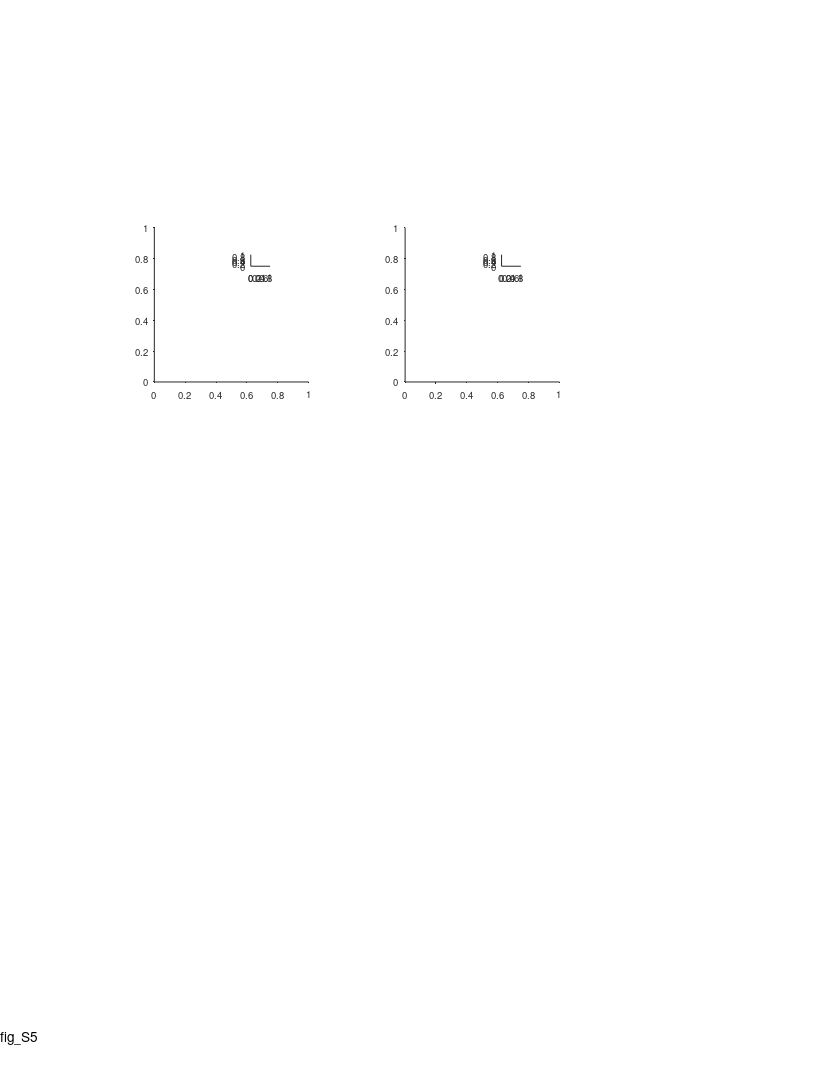

Write the MATLAB code that produced this figure. (Note: this script raises an error after producing the figure.)
%% Large Scale - supp fig - comparing the two arms

%%
clear 
clc

%% plotting options
% yscale_opt = 'linear';
yscale_opt = 'log';

%% define output files
res_dir = 'L:\paper_figures';
mkdir(res_dir)
fig_name_str = 'fig_S5';
fig_caption_str = 'compare firing patterns between the two arms (long vs. short)';
log_name_str = [fig_name_str '_log_file' '.txt'];
log_name_str = strrep(log_name_str , ':', '-');
log_name_str = strrep(log_name_str , ' ', '_');
log_name_out = fullfile(res_dir, log_name_str);

%% open log file
diary off
diary(log_name_out)
diary on
disp('Log file');
disp(['created: ', datestr(clock)]);
disp('======================================================');
disp([fig_name_str ':' fig_caption_str]);
disp('======================================================');
disp('');

%% create figure
% =========================================================================
% figure_size_cm = [21.0 29.7]; % ~A4
figure_size_cm = [21.6 27.9]; % ~US letter
figure ;
% Some WYSIWYG options:
set(gcf,'DefaultAxesFontSize',7);
set(gcf,'DefaultAxesFontName','helvetica');
set(gcf,'DefaultAxesUnits','centimeters');
set(gcf,'PaperType','usletter')
% set(gcf,'PaperType','<custom>');
set(gcf,'PaperUnits','centimeters','PaperPosition',[0 0 figure_size_cm]);
set(gcf,'PaperOrientation','portrait');
set(gcf,'Units','centimeters','Position',get(gcf,'paperPosition')+[0 0 0 0]); % position on screen...
set(gcf, 'Renderer', 'painters');
set(groot, 'defaultAxesTickDir', 'out');
set(groot,  'defaultAxesTickDirMode', 'manual');
annotation('textbox', [0.5 1 0 0], 'String',fig_name_str, 'HorizontalAlignment','center','Interpreter','none', 'FitBoxToText','on');
pause(0.2); % workaround to solve matlab automatically changing the axes positions...

% create panels
panels_size = [4 4];
panel_A = axes('position', [ 4    18 panels_size]);
panel_B = axes('position', [10.5  18 panels_size]);
panel_A_legend = axes('position', [ 6.5 21 0.5 0.3]);
panel_B_legend = axes('position', [13   21 0.5 0.3]);
% panel_A(1) = axes('position', [ 4   18 panels_size]);
% panel_A(2) = axes('position', [ 4   13 panels_size]);
% panel_A(3) = axes('position', [ 4    8 panels_size]);
% panel_B(1) = axes('position', [10.5 18 panels_size]);
% panel_B(2) = axes('position', [10.5 13 panels_size]);
% panel_B(3) = axes('position', [10.5  8 panels_size]);
% panel_A_legend(1) = axes('position', [ 6.5 20.5 0.5 0.3]);
% panel_A_legend(2) = axes('position', [ 6.5 15.5 0.5 0.3]);
% panel_A_legend(3) = axes('position', [ 6.5 10.5 0.5 0.3]);
% panel_B_legend(1) = axes('position', [12.5 20.5 0.5 0.3]);
% panel_B_legend(2) = axes('position', [12.5 15.5 0.5 0.3]);
% panel_B_legend(3) = axes('position', [12.5 10.5 0.5 0.3]);

%% load population data
% =========================================================================
prm = PARAMS_GetAll();
cells_t = DS_get_cells_summary();
bats = [79,148,34,9861,2289];
cells_t(~ismember(cells_t.bat, bats ),:) = [];
cells = cellfun(@(c)(cell_load_data(c,'details')), cells_t.cell_ID, 'UniformOutput',0);
cells = [cells{:}];
cells = [cells.details];
cells(~contains({cells.brain_area}, 'CA1')) = [];
cells(~ismember([cells.ClusterQuality], [2])) = [];
cells = cellfun(@(c)(cell_load_data(c,'details','meanFR')), {cells.cell_ID}, 'UniformOutput',0);
cells = [cells{:}];
cells_details = [cells.details];
cells_ID = {cells_details.cell_ID};
meanFR = [cells.meanFR];
cells_ID([meanFR.all]>prm.inclusion.interneuron_FR_thr)=[];
clear cells stats cells_details cells_t
cells = cellfun(@(c)(cell_load_data(c,'details','stats','meanFR','stats','inclusion','signif','fields','FR_map','Ipos')), cells_ID, 'UniformOutput',0);
cells = [cells{:}];
whos cells

%% load LM data
exp_ID = 'b2289_d180615';
exp = exp_load_data(exp_ID,'LM');
LM = exp.LM;
% LM( contains({LM.name},{'ball','enter'}) ) = [];
turn_point_LM = LM( contains({LM.name},{'turn-point'}) );

%% panel A - Arrange data - compare fields size between short/long arms
fields_size = builtin('cell',length(cells),2);
for ii_dir = 1:2
    for ii_cell = 1:length(cells)
        cell = cells(ii_cell);
        if ~cell.signif(ii_dir).TF % check signif per direction
            continue;
        end
        fields = cell.fields{ii_dir};
        fields([fields.in_low_speed_area]) = []; % remove fields in low speed area
        pos = [fields.loc];
        width = [fields.width_prc];
        pos_thr = turn_point_LM.pos_proj;
        IX1 = pos <  pos_thr;
        IX2 = pos >= pos_thr;
        fields_size{ii_cell,ii_dir,1} = width(IX1);
        fields_size{ii_cell,ii_dir,2} = width(IX2);
    end
end
nFields = cellfun(@length, fields_size);
nFields(nFields==0) = nan;

%% panel A - plot (per direction)
% % % % for ii_dir = 1:2
% % % %     axes(panel_A(ii_dir));
% % % %     cla
% % % %     hold on
% % % %     
% % % %     x1 = [fields_size{:,ii_dir,1}];
% % % %     x2 = [fields_size{:,ii_dir,2}];
% % % %     
% % % %     c = prm.graphics.colors.flight_directions{ii_dir};
% % % %     nBins = 15;
% % % %     h1 = histogram( x1 );
% % % %     h1.NumBins = nBins;
% % % %     h1.Normalization = 'pdf';
% % % %     h1.DisplayStyle = 'stairs';
% % % %     h1.EdgeColor = c;
% % % %     h1.LineWidth = 2; % long arm
% % % %     h2 = histogram( x2 );
% % % %     h2.NumBins = nBins;
% % % %     h2.Normalization = 'pdf';
% % % %     h2.DisplayStyle = 'stairs';
% % % %     h2.EdgeColor = c;
% % % %     h2.LineWidth = 1; % short arm
% % % %     [H,P_KS,KSSTAT] = kstest2(x1,x2);
% % % %     text(1,0.9,sprintf('P_{KS} = %.2f',P_KS),'Units','normalized','HorizontalAlignment','right','VerticalAlignment','top','FontSize',7);
% % % % %     P_ranksum = ranksum(x1,x2);
% % % % %     text(1,0.85,sprintf('P_{Wilc}=%.2f',P_ranksum),'Units','normalized','HorizontalAlignment','right','VerticalAlignment','top','FontSize',7);
% % % %     ha=gca;
% % % %     ha.YLim(1) = 6e-4;
% % % %     ha.YScale = yscale_opt;
% % % %     ha.XRuler.TickLabelGapOffset = -1;
% % % %     ha.TickLength = [0.03 0.03];
% % % % %     title("dir "+ii_dir);
% % % %     xlabel('Field size (m)', 'Units','normalized','Position',[0.5 -0.12]);
% % % %     ylabel('Probability', 'Units','normalized','Position',[-0.20 0.5]);
% % % % end
% % % % axes(panel_A(1));
% % % % text(-0.3,1.15, 'A', 'Units','normalized','FontWeight','bold');

%% add direction arrows
% arrow_vec = 0.025*[-1 1] + 0.29;
% arrow_y = 0.83*[1 1];
% clear h
% h(1)=annotation('arrow',      arrow_vec , arrow_y-0.01, 'Color', prm.graphics.colors.flight_directions{1});
% h(2)=annotation('arrow', flip(arrow_vec), arrow_y-0.2,      'Color', prm.graphics.colors.flight_directions{2});
% [h.HeadWidth] = disperse([5 5]);
% [h.HeadLength] = disperse([5 5]);

%% legend for long/short arms
% % % for ii_dir = 1:2
% % %     axes(panel_A_legend(ii_dir));
% % %     cla
% % %     hold on
% % %     plot([1 2], [2 2], 'Color', prm.graphics.colors.flight_directions{ii_dir}, 'LineWidth', 2); % long arm
% % %     plot([1 2], [1 1], 'Color', prm.graphics.colors.flight_directions{ii_dir}, 'LineWidth', 1); % shorty arm
% % %     xlim([0.5 2.5])
% % %     text(2.5, 1, 'Short arm', 'HorizontalAlignment','left','VerticalAlignment','middle','FontSize',7);
% % %     text(2.5, 2, 'Long arm',  'HorizontalAlignment','left','VerticalAlignment','middle','FontSize',7);
% % %     set(gca,'visible','off');
% % % end

%% panel A - plot (directions pooled)
axes(panel_A);
cla
hold on
text(-0.3,1.15, 'A', 'Units','normalized','FontWeight','bold');
x1 = [fields_size{:,:,1}];
x2 = [fields_size{:,:,2}];
x1(isnan(x1))=[];
x2(isnan(x2))=[];
c = [0 0 0];
nBins = 15;
h1 = histogram( x1 );
h1.NumBins = nBins;
h1.Normalization = 'pdf';
h1.DisplayStyle = 'stairs';
h1.EdgeColor = c;
h1.LineWidth = 2; % long arm
h2 = histogram( x2 );
h2.NumBins = nBins;
h2.Normalization = 'pdf';
h2.DisplayStyle = 'stairs';
h2.EdgeColor = c;
h2.LineWidth = 1; % short arm
[H,P_KS,KSSTAT] = kstest2(x1,x2,'Tail','unequal');
text(1,1,sprintf('P_{KS} = %.3f',P_KS),'Units','normalized','HorizontalAlignment','right','VerticalAlignment','top','FontSize',7);
% P_ranksum = ranksum(x1,x2);
% text(1,0.85,sprintf('P_{Wilc}=%.3f',P_ranksum),'Units','normalized','HorizontalAlignment','right','VerticalAlignment','top','FontSize',7);
ha=gca;
ha.YLim = [0.6e-3 0.2];
ha.YScale = yscale_opt;
ha.XRuler.TickLabelGapOffset = -1;
ha.TickLength = [0.03 0.03];
ha.YTick = 10.^[-3 -2 -1];
ha.YTickLabel = {'10^{ -3}'; '10^{ -2}'; '10^{ -1}';};
xlabel('Field size (m)', 'Units','normalized','Position',[0.5 -0.14]);
ylabel('Probability', 'Units','normalized','Position',[-0.20 0.5]);

%% legend for long/short arms
axes(panel_A_legend);
cla
hold on
plot([1 2], [2 2], 'Color', 'k', 'LineWidth', 2, 'Clipping', 'off'); % long arm
plot([1 2], [1 1], 'Color', 'k', 'LineWidth', 1, 'Clipping', 'off'); % shorty arm
xlim([0.5 2.5])
text(2.5, 1, 'Short arm', 'HorizontalAlignment','left','VerticalAlignment','middle','FontSize',7);
text(2.5, 2, 'Long arm',  'HorizontalAlignment','left','VerticalAlignment','middle','FontSize',7);
set(gca,'visible','off');


%% field size ratio - from fields only in the long arm
% ------------------------------------------------------------------------
LS_field_ratio_all_long  = nan(1,length(cells));
LS_field_ratio_all_short = nan(1,length(cells));
LS_field_ratio_dir_long = nan(2,length(cells));
LS_field_ratio_dir_short = nan(2,length(cells));
pos_thr = turn_point_LM.pos_proj;
for ii_cell = 1:length(cells)
    cell = cells(ii_cell);
    
    %% pooled stats - check at least one direction is signif
    if any([cell.signif.TF])
        fields=[];
        for ii_dir = 1:2
            if cell.signif(ii_dir).TF 
                fields_to_add = cell.fields{ii_dir};
                % workaround to solve the problem that sometimes I don't have the
                % field 'overlap_edges'... maybe change that in 'cell_calc_fields'...
                if isfield(fields_to_add,'overlap_edges')
                    fields_to_add = rmfield(fields_to_add,'overlap_edges');
                end
                fields = [fields fields_to_add];
            end
        end
        fields([fields.in_low_speed_area])=[];
        IX1 = [fields.loc] <  pos_thr;
        IX2 = [fields.loc] >= pos_thr;
        long_arm_fields = fields(IX1);
        short_arm_fields = fields(IX2);
        if length(long_arm_fields) >= 2
            LS_field_ratio_all_long(ii_cell) = max([long_arm_fields.width_prc]) / min([long_arm_fields.width_prc]);
        end
        if length(short_arm_fields) >= 2
            LS_field_ratio_all_short(ii_cell) = max([short_arm_fields.width_prc]) / min([short_arm_fields.width_prc]);
        end
    end
    
    %% per dir stats - check signif per direction
    for ii_dir = 1:2
        if cell.signif(ii_dir).TF 
            fields = cell.fields{ii_dir};
            fields([fields.in_low_speed_area])=[];
            IX1 = [fields.loc] <  pos_thr;
            IX2 = [fields.loc] >= pos_thr;
            long_arm_fields = fields(IX1);
            short_arm_fields = fields(IX2);
            if length(long_arm_fields) >= 2
                LS_field_ratio_dir_long(ii_dir,ii_cell) = max([long_arm_fields.width_prc]) / min([long_arm_fields.width_prc]);
            end
            if length(short_arm_fields) >= 2
                LS_field_ratio_dir_short(ii_dir,ii_cell) = max([short_arm_fields.width_prc]) / min([short_arm_fields.width_prc]);
            end
        end
    end
end

%% panel B - plot (per direction)
% % % for ii_dir = 1:2
% % %     axes(panel_B(ii_dir));
% % %     cla
% % %     hold on
% % % 
% % %     x1=LS_field_ratio_dir_long(ii_dir,:);
% % %     x2=LS_field_ratio_dir_short(ii_dir,:);
% % %     x1(isnan(x1))=[];
% % %     x2(isnan(x2))=[];
% % % 
% % %     nBinEdges = 9;
% % %     edges = logspace(0,log10(25),nBinEdges);
% % %     c = prm.graphics.colors.flight_directions{ii_dir};
% % %     h1=histogram(x1);
% % %     h1.BinEdges = edges;
% % %     h1.Normalization = 'pdf';
% % %     h1.DisplayStyle = 'stairs';
% % %     h1.EdgeColor = c;
% % %     h1.LineWidth = 2; % long arm
% % %     h2=histogram(x2);
% % %     h2.BinEdges = edges;
% % %     h2.Normalization = 'pdf';
% % %     h2.DisplayStyle = 'stairs';
% % %     h2.EdgeColor = c;
% % %     h2.LineWidth = 1; % short arm
% % % 
% % %     [H,P_KS,KSSTAT] = kstest2(x1, x2, 'Tail','unequal');
% % %     text(1,1,sprintf('P_{KS} = %.3f',P_KS),'Units','normalized','HorizontalAlignment','right','VerticalAlignment','top','FontSize',7);
% % % %     P_ranksum = ranksum(x1,x2);
% % % %     text(1,0.95,sprintf('P_{Wilc}=%.3f',P_ranksum),'Units','normalized','HorizontalAlignment','right','VerticalAlignment','top','FontSize',7);
% % % 
% % %     ha=gca;
% % %     ha.YScale = yscale_opt;
% % %     % ha.YScale = 'linear';
% % %     ha.XScale = 'log';
% % %     ha.XLim = [0 27];
% % %     ha.XTick = [1 2 5 10 20];
% % %     ha.YLim = [3e-4 1.2];
% % %     ha.YTick = 10.^[-3 -2 -1];
% % %     ha.YTickLabel = {'10^{ -3}'; '10^{ -2}'; '10^{ -1}';};
% % %     ha.TickDir='out';
% % %     ha.TickLength = [0.03 0.03];
% % %     ha.XRuler.TickLabelGapMultiplier = -0.35;
% % %     ha.YRuler.TickLabelGapMultiplier = 0.001;
% % %     xlabel({'Field size ratio';'largest/smallest'},'Units','normalized','Position',[0.5 -0.12]);
% % %     ylabel('Probability','Units','normalized','Position',[-0.18 0.5]);
% % % 
% % %     % add legend
% % %     axes(panel_B_legend);
% % %     cla
% % %     hold on
% % %     plot([1 2], [2 2], 'Color', 'k', 'LineWidth', 2,'Clipping','off'); % long arm
% % %     plot([1 2], [1 1], 'Color', 'k', 'LineWidth', 1,'Clipping','off'); % shorty arm
% % %     xlim([0.5 2.5])
% % %     ylim([0 1])
% % %     text(2.5, 1, 'Short arm', 'HorizontalAlignment','left','VerticalAlignment','middle','FontSize',7);
% % %     text(2.5, 2, 'Long arm',  'HorizontalAlignment','left','VerticalAlignment','middle','FontSize',7);
% % %     set(gca,'visible','off');
% % % end
% % % axes(panel_B(1));
% % % text(-0.3,1.15, 'B', 'Units','normalized','FontWeight','bold');

%% panel B - plot (directions pooled)
axes(panel_B);
cla
hold on
text(-0.3,1.15, 'B', 'Units','normalized','FontWeight','bold');

x1=LS_field_ratio_all_long;
x2=LS_field_ratio_all_short;
x1(isnan(x1))=[];
x2(isnan(x2))=[];

nBinEdges = 9;
edges = logspace(0,log10(25),nBinEdges);
c = [0 0 0];
h1=histogram(x1);
h1.BinEdges = edges;
h1.Normalization = 'pdf';
h1.DisplayStyle = 'stairs';
h1.EdgeColor = c;
h1.LineWidth = 2; % long arm
h2=histogram(x2);
h2.BinEdges = edges;
h2.Normalization = 'pdf';
h2.DisplayStyle = 'stairs';
h2.EdgeColor = c;
h2.LineWidth = 1; % short arm

[H,P_KS,KSSTAT] = kstest2(x1, x2, 'Tail','unequal');
text(1,1,sprintf('P_{KS} = %.3f',P_KS),'Units','normalized','HorizontalAlignment','right','VerticalAlignment','top','FontSize',7);
% P_ranksum = ranksum(x1,x2);
% text(1,0.95,sprintf('P_{Wilc}=%.3f',P_ranksum),'Units','normalized','HorizontalAlignment','right','VerticalAlignment','top','FontSize',7);

ha=gca;
ha.YScale = yscale_opt;
% ha.YScale = 'linear';
ha.XScale = 'log';
ha.XLim = [0 27];
ha.XTick = [1 2 5 10 20];
ha.YLim = [3e-4 1.2];
ha.YTick = 10.^[-3 -2 -1];
ha.YTickLabel = {'10^{ -3}'; '10^{ -2}'; '10^{ -1}';};
ha.TickDir='out';
ha.TickLength = [0.03 0.03];
ha.XRuler.TickLabelGapOffset = -1;
xlabel({'Field size ratio';'largest/smallest'},'Units','normalized','Position',[0.5 -0.12]);
ylabel('Probability','Units','normalized','Position',[-0.18 0.5]);

%% add legend
axes(panel_B_legend);
cla
hold on
plot([1 2], [2 2], 'Color', 'k', 'LineWidth', 2,'Clipping','off'); % long arm
plot([1 2], [1 1], 'Color', 'k', 'LineWidth', 1,'Clipping','off'); % shorty arm
xlim([0.5 2.5])
text(2.5, 1, 'Short arm', 'HorizontalAlignment','left','VerticalAlignment','middle','FontSize',7);
text(2.5, 2, 'Long arm',  'HorizontalAlignment','left','VerticalAlignment','middle','FontSize',7);
set(gca,'visible','off');

%% print/save the figure
fig_name_out = fullfile(res_dir, sprintf('%s_yscale_%s',fig_name_str,yscale_opt));
print(gcf, fig_name_out, '-dpdf', '-cmyk', '-painters');
% print(gcf, fig_name_out, '-dtiff', '-cmyk', '-painters');
% saveas(gcf , fig_name_out, 'fig');
disp('figure was successfully saved to pdf/tiff/fig formats');
